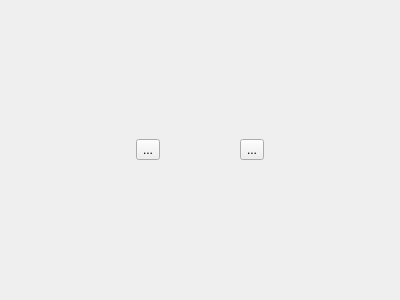
<?xml version="1.0" encoding="UTF-8"?>
<ui version="4.0">
 <class>CLogin</class>
 <widget class="QWidget" name="CLogin">
  <property name="geometry">
   <rect>
    <x>0</x>
    <y>0</y>
    <width>400</width>
    <height>300</height>
   </rect>
  </property>
  <property name="windowTitle">
   <string>CLogin</string>
  </property>
  <layout class="QGridLayout" name="gridLayout">
   <property name="horizontalSpacing">
    <number>80</number>
   </property>
   <item row="0" column="0">
    <spacer name="horizontalSpacer">
     <property name="orientation">
      <enum>Qt::Horizontal</enum>
     </property>
     <property name="sizeHint" stdset="0">
      <size>
       <width>31</width>
       <height>20</height>
      </size>
     </property>
    </spacer>
   </item>
   <item row="0" column="1">
    <widget class="QToolButton" name="toolBtnQRCode">
     <property name="text">
      <string>...</string>
     </property>
    </widget>
   </item>
   <item row="0" column="2">
    <widget class="QToolButton" name="toolBtnCode">
     <property name="text">
      <string>...</string>
     </property>
    </widget>
   </item>
   <item row="0" column="3">
    <spacer name="horizontalSpacer_2">
     <property name="orientation">
      <enum>Qt::Horizontal</enum>
     </property>
     <property name="sizeHint" stdset="0">
      <size>
       <width>31</width>
       <height>20</height>
      </size>
     </property>
    </spacer>
   </item>
  </layout>
 </widget>
 <layoutdefault spacing="6" margin="11"/>
 <resources/>
 <connections/>
</ui>
